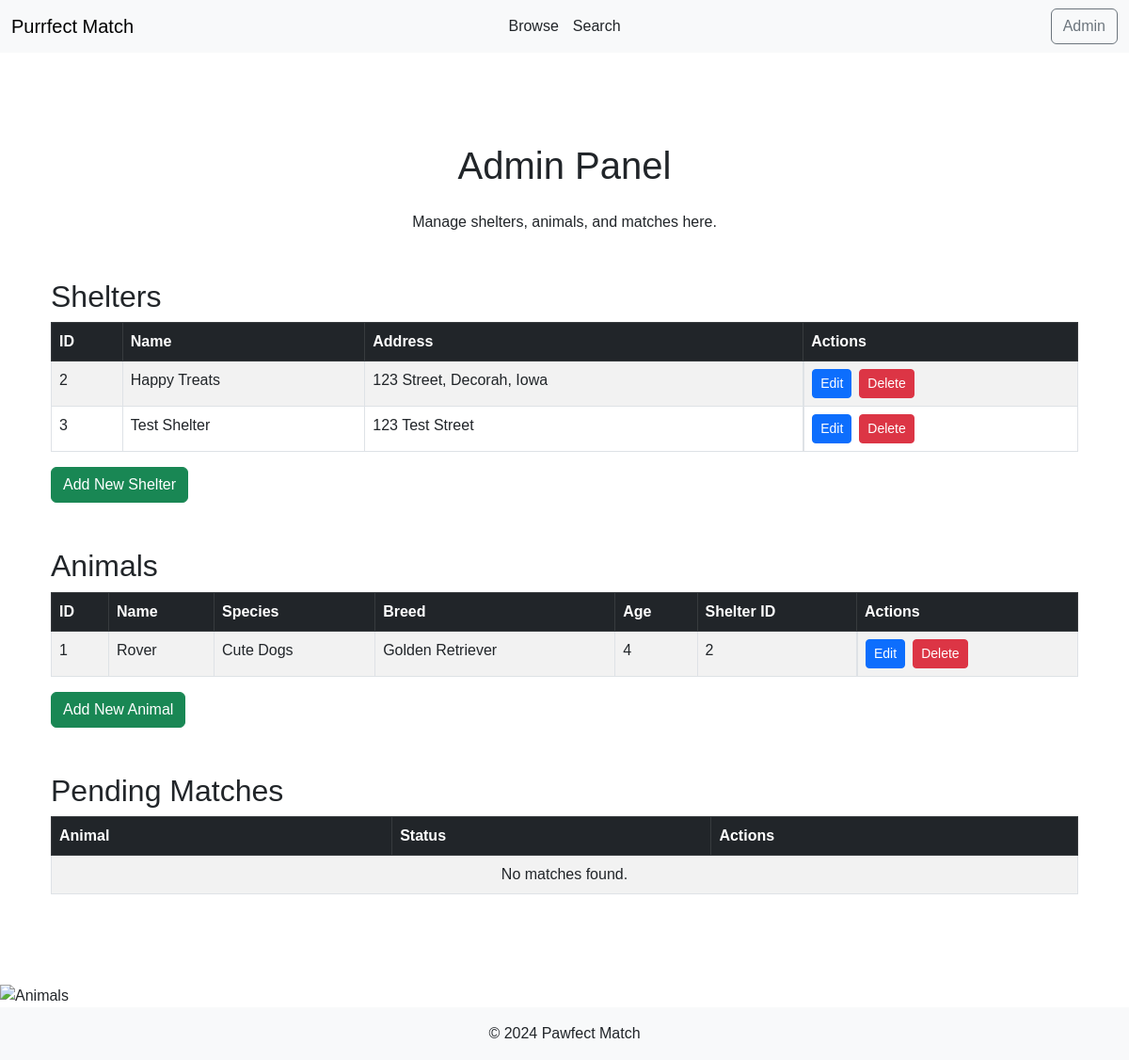
/admin, run on an earlier commit of the app's database.
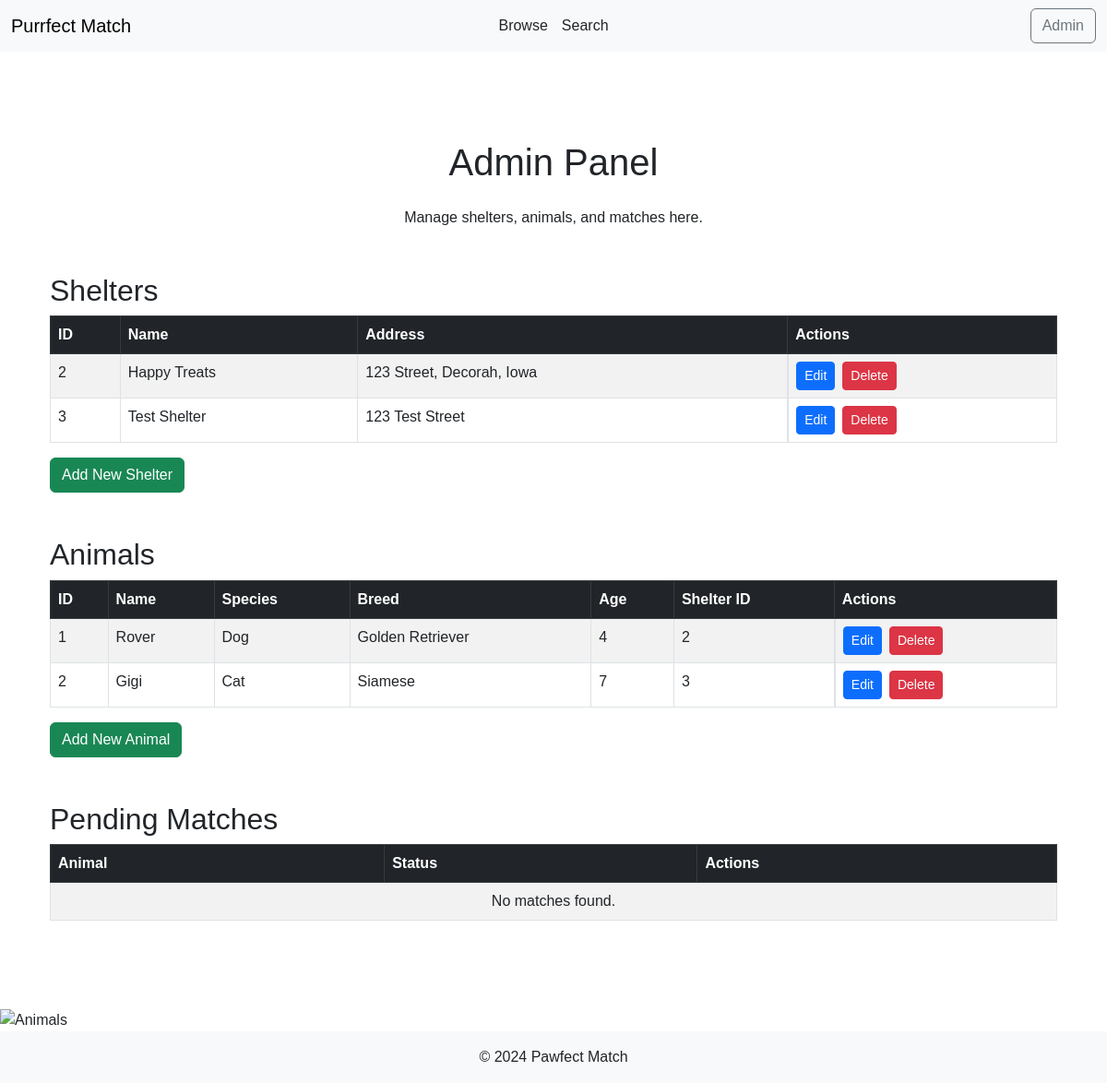
And on a later commit of the database.
### models.py (models this page shows)
class Shelter(db.Model):
    __tablename__ = 'Shelter'
    id = db.Column(db.Integer, primary_key=True)
    name = db.Column(db.String(100), nullable=False)
    address = db.Column(db.String(100), nullable=False)
    animals = db.relationship('Animal', back_populates='shelter')

class Animal(db.Model):
    __tablename__ = 'Animal'
    id = db.Column(db.Integer, primary_key=True)
    name = db.Column(db.String(100), nullable=False)
    species = db.Column(db.String(50), nullable=False)
    breed = db.Column(db.String(100))
    age = db.Column(db.Integer, nullable=False)
    description = db.Column(db.Text)
    image = db.Column(db.String(255), nullable=False)
    likes = db.Column(db.Integer, default=0)
    shelter_id = db.Column(db.Integer, db.ForeignKey('Shelter.id'), nullable=False)
    shelter = db.relationship('Shelter', back_populates='animals')

### app.py (the view)
@app.route("/admin")
def admin():
    shelters = Shelter.query.all()
    animals = Animal.query.all()
    if not shelters:
        shelters = []
    if not animals:
        animals = []
    return render_template("admin.html", shelters=shelters, animals=animals)

### templates/admin.html (shortened to what the changed rows need)
{% extends "base.html" %}
{% block content %}
<div class="container my-5">
    <h1 class="text-center mb-4">Admin Panel</h1>
    <div id="shelters" class="my-5">
        <h2>Shelters</h2>
        <table class="table table-bordered table-striped">
            <thead class="table-dark">
                <tr>
                    <th>ID</th>
                    <th>Name</th>
                    <th>Address</th>
                    <th>Actions</th>
                </tr>
            </thead>
            <tbody>
                {% for shelter in shelters %}
                <tr>
                    <td>{{ shelter.id }}</td>
                    <td>{{ shelter.name }}</td>
                    <td>{{ shelter.address }}</td>
                    <td class="d-flex gap-2">
                        <a href="{{ url_for('edit_shelter', id=shelter.id) }}" class="btn btn-sm btn-primary">Edit</a>
                        <form action="{{ url_for('delete_shelter', id=shelter.id) }}" method="POST" style="display: inline;">
                            <button type="submit" class="btn btn-sm btn-danger">Delete</button>
                        </form>
                    </td>
                </tr>
                {% else %}
                <tr>
                    <td colspan="4" class="text-center">No shelters found.</td>
                </tr>
                {% endfor %}
            </tbody>
        </table>
    </div>
    <div id="animals" class="my-5">
        <h2>Animals</h2>
        <table class="table table-bordered table-striped">
            <thead class="table-dark">
                <tr>
                    <th>ID</th>
                    <th>Name</th>
                    <th>Species</th>
                    <th>Breed</th>
                    <th>Age</th>
                    <th>Shelter ID</th>
                    <th>Actions</th>
                </tr>
            </thead>
            <tbody>
                {% for animal in animals %}
                <tr>
                    <td>{{ animal.id }}</td>
                    <td>{{ animal.name }}</td>
                    <td>{{ animal.species }}</td>
                    <td>{{ animal.breed }}</td>
                    <td>{{ animal.age }}</td>
                    <td>{{ animal.shelter_id }}</td>
                    <td class="d-flex gap-2">
                        <a href="{{ url_for('edit_animal', id=animal.id) }}" class="btn btn-sm btn-primary">Edit</a>
                        <form action="{{ url_for('delete_animal', id=animal.id) }}" method="POST" style="display: inline;">
                            <button type="submit" class="btn btn-sm btn-danger">Delete</button>
                        </form>
                    </td>
                </tr>
                {% else %}
                <tr>
                    <td colspan="7" class="text-center">No animals found.</td>
                </tr>
                {% endfor %}
            </tbody>
        </table>
    </div>
    <div id="matches" class="my-5">
        <h2>Pending Matches</h2>
        <table class="table table-bordered table-striped">
            <thead class="table-dark">
                <tr>
                    <th>Animal</th>
                    <th>Status</th>
                    <th>Actions</th>
                </tr>
            </thead>
        </table>
    </div>
</div>
{% endblock %}

What changed in the data, as far as the page shows it:
changed Animal "Rover": species "Cute Dogs" → "Dog"
added Animal: id "2", name "Gigi", species "Cat", breed "Siamese", age "7", shelter_id "3"
